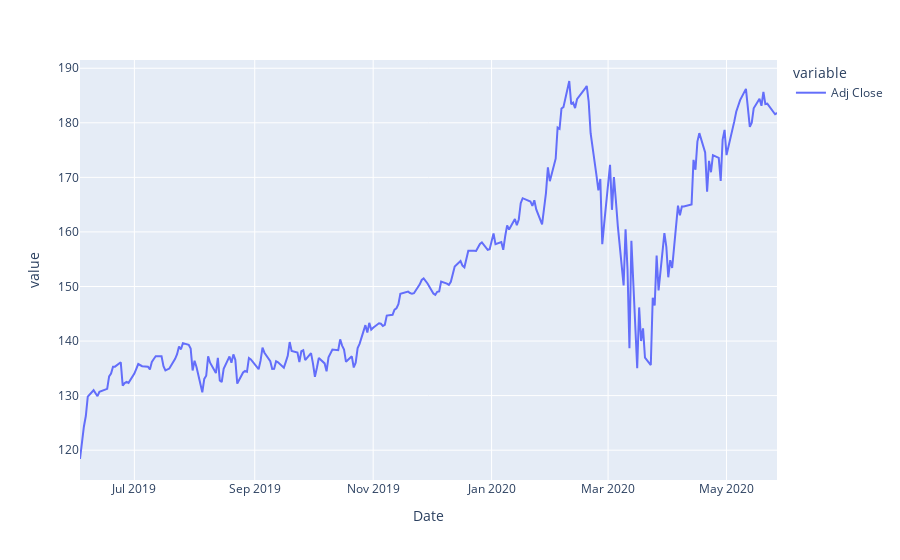

The code cell stored with this chart in its notebook:
### Code cell
msft.loc["2019-06":"2020-05", "Adj Close"].plot()

### Figure 1 — Plotly figure (JSON) as saved in the notebook; plotly's stock layout.template omitted (floating-point values rounded to 4 significant figures; data arrays with more than 128 entries replaced by an {"elided": "..."} marker saying what was removed)
{"data": [{"hovertemplate": "variable=Adj Close<br>Date=%{x}<br>value=%{y}<extra></extra>", "legendgroup": "Adj Close", "line": {"color": "#636efa", "dash": "solid"}, "marker": {"symbol": "circle"}, "mode": "lines", "name": "Adj Close", "orientation": "v", "showlegend": true, "type": "scatter", "x": {"elided": "249 str values"}, "xaxis": "x", "y": {"elided": "249 float values"}, "yaxis": "y"}], "layout": {"legend": {"title": {"text": "variable"}, "tracegroupgap": 0}, "margin": {"t": 60}, "xaxis": {"anchor": "y", "domain": [0, 1], "title": {"text": "Date"}}, "yaxis": {"anchor": "x", "domain": [0, 1], "title": {"text": "value"}}}}
